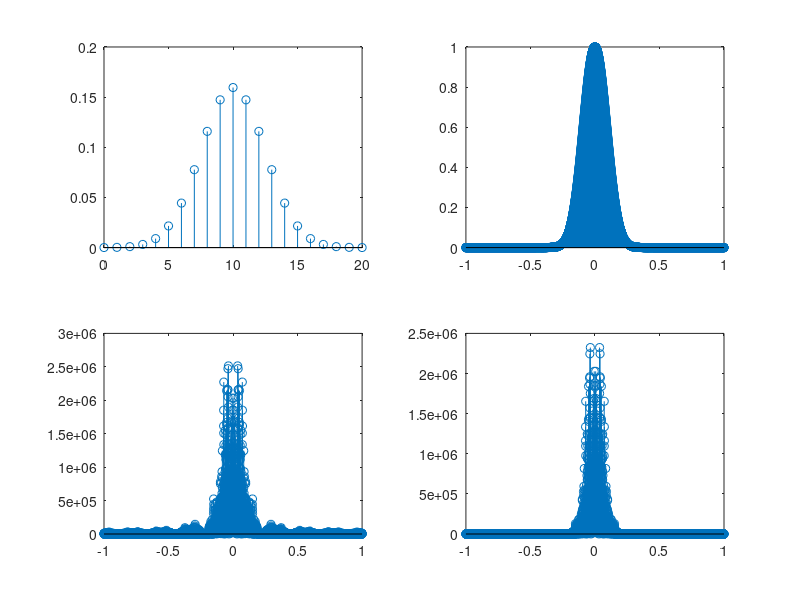

Recreate this plot in MATLAB.
    x=rand(1, 1002);
    x=round(x);
    j=0;
for i=1:3:1000
   
    if x(i:i+2)==[0 0 0] 
    s((1:9)+9*j)=[7*ones(1, 9)]; end
    if x(i:i+2)==[0 0 1]
    s((1:9)+9*j)=[5*ones(1, 9)]; end
    if x(i:i+2)==[0 1 1]
    s((1:9)+9*j)=[3*ones(1, 9)]; end
    if x(i:i+2)==[0 1 0]
    s((1:9)+9*j)=[ones(1, 9)]; end
    if x(i:i+2)==[1 1 0] 
    s((1:9)+9*j)=[-ones(1, 9)]; end
    if x(i:i+2)==[1 0 0]
    s((1:9)+9*j)=[-3*ones(1, 9)]; end
    if x(i:i+2)==[1 0 1]
    s((1:9)+9*j)=[-5*ones(1, 9)]; end
    if x(i:i+2)==[1 1 1]
    s((1:9)+9*j)=[-7*ones(1, 9)]; end
    j=j+1;
end

    h = fspecial('gaussian', [1 21], 2.5);
    y=conv(s, h);
    m=0:length(s)-1;
    n=0:length(y)-1;
    o=0:length(h)-1;
   
    H=fftshift(fft(h, 8001));
    X=fftshift(fft(s, 8001));
    n1=-2*[4000:-1:1]./8000;
    n2=2*[1:4000]./8000;
    N=[n1 0 n2];
    Y=fftshift(fft(y, 8001));
   
    PSD_H=H.*conj(H);
    PSD_X=X.*conj(X);
    PSD_Y=Y.*conj(Y);
    
    subplot(2, 2, 1)
    stem(o, h)
    subplot(2, 2, 2)
    stem(N, PSD_H)
    subplot(2, 2, 3)
    stem(N, PSD_X)
    subplot(2, 2, 4)
    stem(N, PSD_Y)
    
    

